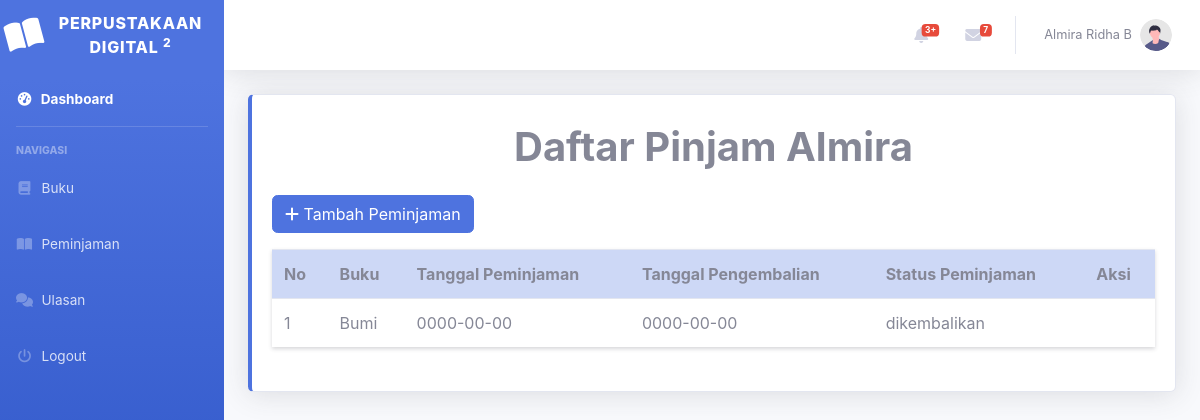
/index.php?page=peminjaman (signed in), run on the app's committed database.
### tables this page shows
CREATE TABLE `peminjaman` (
  `id_peminjaman` int(11) NOT NULL,
  `id_user` int(11) NOT NULL,
  `id_buku` int(11) NOT NULL,
  `tgl_pinjam` date NOT NULL,
  `tgl_pengembalian` date NOT NULL,
  `status_pinjam` varchar(150) NOT NULL
);

CREATE TABLE `buku` (
  `id_buku` int(11) NOT NULL,
  `id_kategori` int(11) NOT NULL,
  `foto` varchar(100) NOT NULL,
  `judul` varchar(100) NOT NULL,
  `penulis` varchar(100) NOT NULL,
  `penerbit` varchar(100) NOT NULL,
  `tahun_terbit` int(11) NOT NULL,
  `deskripsi` varchar(255) NOT NULL
);

### peminjaman.php (the view, shortened to what this page needs)
<div class="container-fluid">
    <div class="card border-left-primary shadow h-100 py-2">
        <div class="card-body">
            <h1 class="justify-content-center d-flex text-capitalize"><b>Daftar pinjam <?php echo $_SESSION['username']; ?></b></h1>
            <div class="row">
                <div class="col-md-12">
                    <a href="?page=peminjaman_tambah" class="btn btn-primary my-3"><i class="fa fa-plus"></i> Tambah Peminjaman</a>
                    <table class="table shadow-sm table-hover">
                        <tr>
                            <th class="table-primary">No</th>
                            <th class="table-primary">Buku</th>
                            <th class="table-primary">Tanggal Peminjaman</th>
                            <th class="table-primary">Tanggal Pengembalian</th>
                            <th class="table-primary">Status Peminjaman</th>
                            <th class="table-primary">Aksi</th>
                        </tr>
                        <?php
                        $no = 0;
                        $id_user = $_SESSION['id_user'];
                        $query = mysqli_query($conn, "SELECT * FROM peminjaman as pj LEFT JOIN user ON user.id_user = pj.id_user LEFT JOIN buku ON buku.id_buku = pj.id_buku WHERE pj.id_user = '$id_user'");
                        while ($data = mysqli_fetch_array($query)) {
                        ?>
                            <tr>
                                <td><?php echo ++$no; ?></td>
                                <td><?php echo $data['judul'] ?></td>
                                <td><?php echo $data['tgl_pinjam'] ?></td>
                                <td><?php echo $data['tgl_pengembalian'] ?></td>
                                <td><?php echo $data['status_pinjam'] ?></td>
                                <td>
                            </td>
                            </tr>
                        <?php } ?>
                    </table>
                </div>
            </div>
        </div>
    </div>
</div>

### data on the page
peminjaman: id_buku.judul "Bumi", tgl_pinjam "0000-00-00", tgl_pengembalian "0000-00-00", status_pinjam "dikembalikan"

### other printed values
$_SESSION['nama_lengkap'] "Almira Ridha B"
$_SESSION['username'] "Almira"
